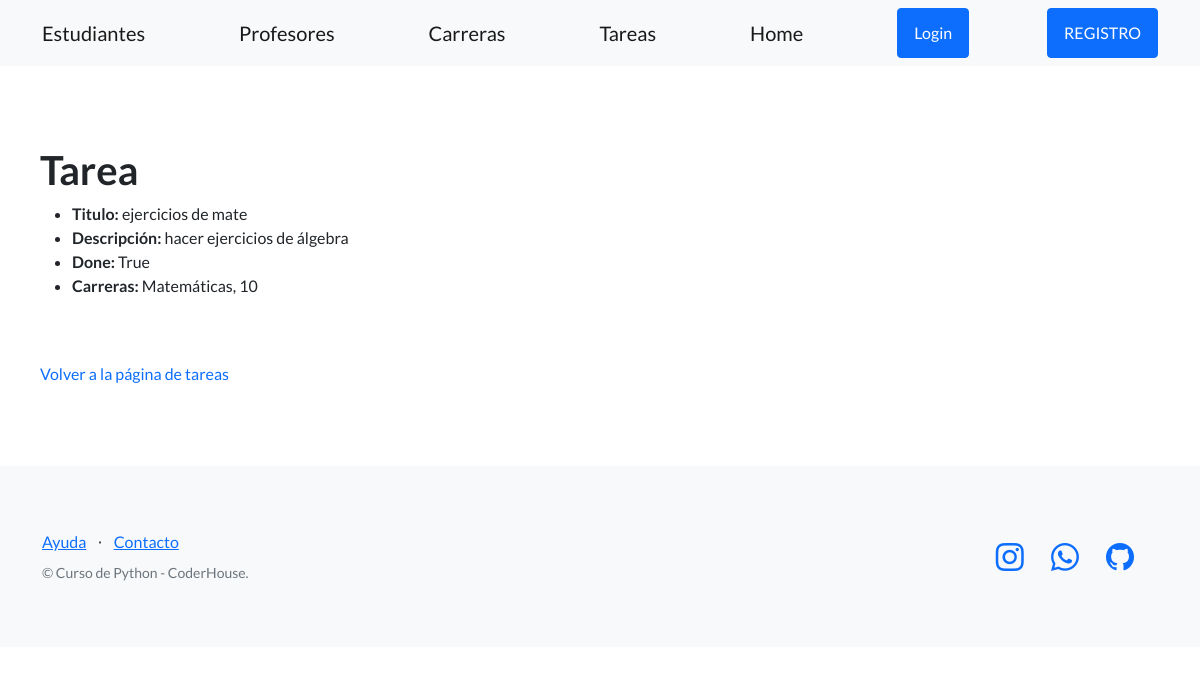
Screenshot of /tareas/ver/2 with the database file from the repository.
### myapp/models.py (models this page shows, shortened)
class Tareas(models.Model):
    titulo = models.CharField(max_length=100)
    descripcion = models.TextField()
    done = models.BooleanField(default=False)
    carreras = models.ForeignKey(Carreras, related_name='Carreras', null=True, on_delete=models.CASCADE)

class Carreras(models.Model):
    nombre = models.CharField(max_length=100)
    semestres = models.IntegerField()
    def __str__(self):
        return f"{self.nombre}, {self.semestres}"

### myapp/views.py (the view)
# urls.py: path('tareas/ver/<int:id>', ver_tarea, name='ver_tarea'),
def ver_tarea(request,id):
    return render(request, 'myapp/ver_tareas.html', {
        'tarea': Tareas.objects.get(id=id)
    })

### myapp/templates/myapp/ver_tareas.html (shortened to what this page needs)
{% extends 'myapp/base.html' %}
{% block content %}
    <h1>Tarea</h1>
    <ul>
        <li><b>Titulo:</b> {{tarea.titulo}}</li>
        <li><b>Descripción:</b> {{tarea.descripcion}}</li>
        <li><b>Done: </b>{{tarea.done}}</li>
        <li><b>Carreras:</b> {{tarea.carreras}}</li>
    </ul>
    <br><br>
    <a style="text-decoration: none;" href="{% url 'tareas' %}">Volver a la página de tareas</a>
{% endblock %}

### rows the page displays
Tareas: titulo "ejercicios de mate", descripcion "hacer ejercicios de álgebra", done "True", carreras "Matemáticas, 10"
